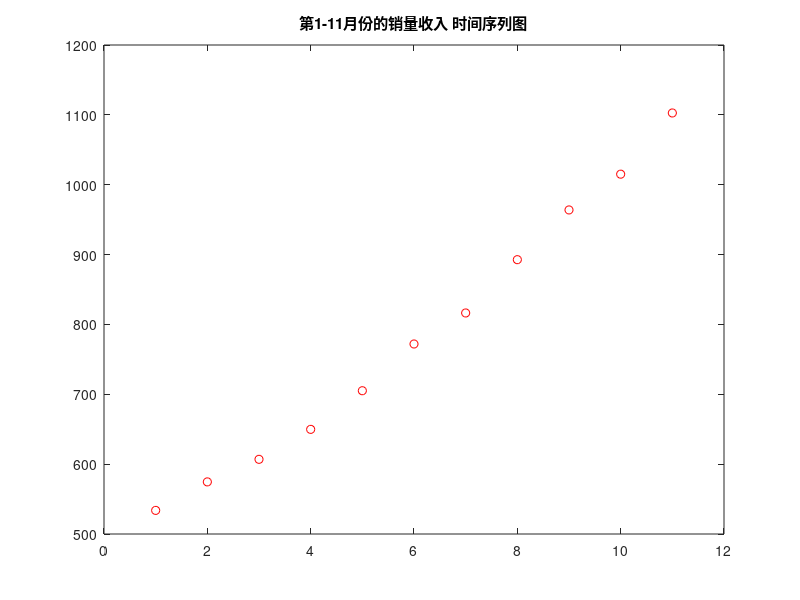

Write MATLAB code to recreate this figure.
clc,clear
%{
    移动平均法只适合做近期预测，而且是预测目标的发展趋势变化不大的情况。
    如果目标的发展趋势存在其他的变化，采用简单移动平均法就会产生较大的预测偏差和滞后细胞数组。
%}
t = [1:1:11];
y=[533.8 574.6 606.9 649.8 705.1 772.0 816.4 892.7 963.9 1015.1 1102.7];

figure(1)
plot(t,y,'ro');
set(get(gca, 'Title'), 'String', '第1-11月份的销量收入 时间序列图');

m=length(y);
n=[4,5];  %n 为移动平均的项数  n(1)= 4 n(2)= 5  n(i)指代第i个元素

for i=1:length(n)    
    %由于n的取值不同,yhat的长度不一致,下面使用了细胞数组：细胞数组里面是数组  cell(2,1)  生成2x1的空数组 
    % yhat{i} 第i个数组  yhat{i}(j)表示第i个数组第j个元素
    for j=1:m-n(i)+1    %计算长度
    yhat{i}(j)=sum(y(j:j+n(i)-1))/n(i);   
    end
    y12(i)=yhat{i}(end); % yhat{i}(end)表示第i个数组第end个元素(最后元素)
    s(i)=sqrt(mean((y(n(i)+1:m)-yhat{i}(1:end-1)).^2));
end


%{
》y12
y12 =
  993.6000  958.1600
》s
s =
  150.5121  182.3851
》    
%}



